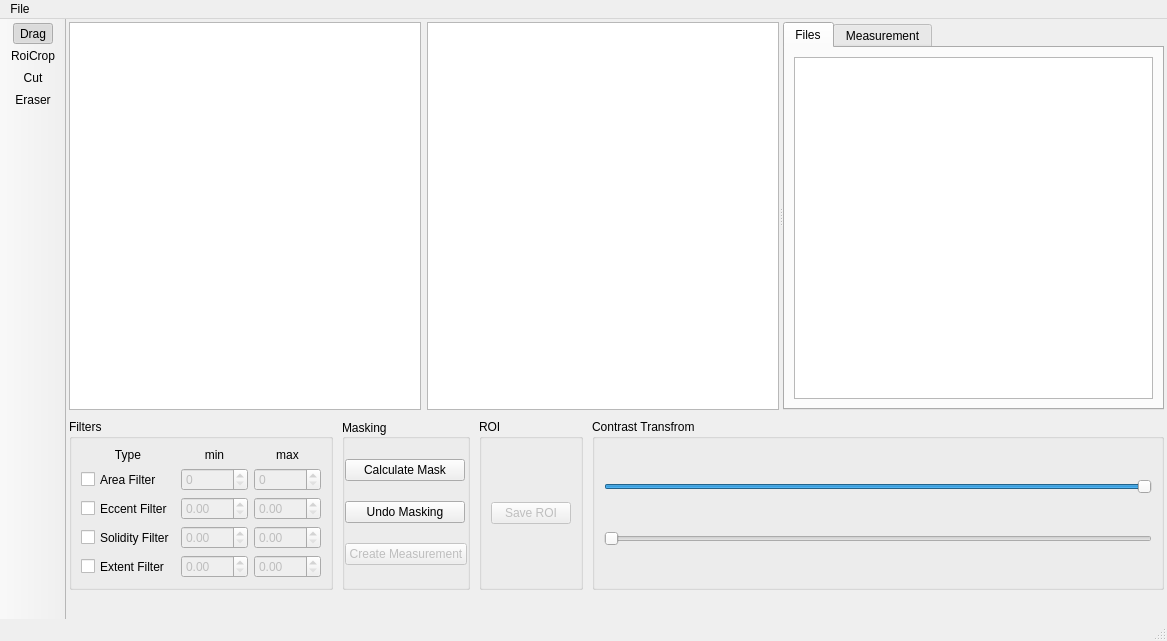
<?xml version="1.0" encoding="UTF-8"?>
<ui version="4.0">
 <class>MainWindow</class>
 <widget class="QMainWindow" name="MainWindow">
  <property name="enabled">
   <bool>true</bool>
  </property>
  <property name="geometry">
   <rect>
    <x>0</x>
    <y>0</y>
    <width>1167</width>
    <height>641</height>
   </rect>
  </property>
  <property name="sizePolicy">
   <sizepolicy hsizetype="Preferred" vsizetype="Preferred">
    <horstretch>0</horstretch>
    <verstretch>0</verstretch>
   </sizepolicy>
  </property>
  <property name="minimumSize">
   <size>
    <width>400</width>
    <height>225</height>
   </size>
  </property>
  <property name="maximumSize">
   <size>
    <width>16777215</width>
    <height>16777215</height>
   </size>
  </property>
  <property name="windowTitle">
   <string>STIM Tool</string>
  </property>
  <property name="windowIcon">
   <iconset>
    <normaloff>icons/meduni_logo.png</normaloff>icons/meduni_logo.png</iconset>
  </property>
  <widget class="QWidget" name="VLayout">
   <property name="sizePolicy">
    <sizepolicy hsizetype="MinimumExpanding" vsizetype="Preferred">
     <horstretch>0</horstretch>
     <verstretch>0</verstretch>
    </sizepolicy>
   </property>
   <layout class="QVBoxLayout" name="MainLayout" stretch="70,10,1">
    <property name="spacing">
     <number>9</number>
    </property>
    <property name="leftMargin">
     <number>3</number>
    </property>
    <property name="topMargin">
     <number>3</number>
    </property>
    <property name="rightMargin">
     <number>3</number>
    </property>
    <property name="bottomMargin">
     <number>0</number>
    </property>
    <item>
     <widget class="QSplitter" name="splitter">
      <property name="sizePolicy">
       <sizepolicy hsizetype="MinimumExpanding" vsizetype="Preferred">
        <horstretch>0</horstretch>
        <verstretch>0</verstretch>
       </sizepolicy>
      </property>
      <property name="minimumSize">
       <size>
        <width>320</width>
        <height>90</height>
       </size>
      </property>
      <property name="orientation">
       <enum>Qt::Horizontal</enum>
      </property>
      <widget class="QWidget" name="layoutWidget">
       <layout class="QHBoxLayout" name="displayLayout">
        <property name="leftMargin">
         <number>0</number>
        </property>
        <item>
         <widget class="QGraphicsView" name="placeholder2">
          <property name="sizePolicy">
           <sizepolicy hsizetype="MinimumExpanding" vsizetype="MinimumExpanding">
            <horstretch>0</horstretch>
            <verstretch>0</verstretch>
           </sizepolicy>
          </property>
          <property name="minimumSize">
           <size>
            <width>160</width>
            <height>90</height>
           </size>
          </property>
          <property name="alignment">
           <set>Qt::AlignJustify|Qt::AlignVCenter</set>
          </property>
         </widget>
        </item>
        <item>
         <widget class="QGraphicsView" name="placeholder1">
          <property name="sizePolicy">
           <sizepolicy hsizetype="MinimumExpanding" vsizetype="MinimumExpanding">
            <horstretch>0</horstretch>
            <verstretch>0</verstretch>
           </sizepolicy>
          </property>
          <property name="minimumSize">
           <size>
            <width>160</width>
            <height>90</height>
           </size>
          </property>
         </widget>
        </item>
       </layout>
      </widget>
      <widget class="QTabWidget" name="tabWidget">
       <property name="sizePolicy">
        <sizepolicy hsizetype="MinimumExpanding" vsizetype="Preferred">
         <horstretch>0</horstretch>
         <verstretch>0</verstretch>
        </sizepolicy>
       </property>
       <property name="minimumSize">
        <size>
         <width>140</width>
         <height>0</height>
        </size>
       </property>
       <property name="currentIndex">
        <number>0</number>
       </property>
       <widget class="QWidget" name="fb_hor">
        <attribute name="title">
         <string>Files</string>
        </attribute>
        <layout class="QVBoxLayout" name="verticalLayout_3">
         <item>
          <widget class="QTreeView" name="fileTree">
           <property name="contextMenuPolicy">
            <enum>Qt::CustomContextMenu</enum>
           </property>
          </widget>
         </item>
        </layout>
       </widget>
       <widget class="QWidget" name="tab_2">
        <attribute name="title">
         <string>Measurement</string>
        </attribute>
       </widget>
      </widget>
     </widget>
    </item>
    <item>
     <layout class="QHBoxLayout" name="ControlPanelLayout">
      <property name="leftMargin">
       <number>0</number>
      </property>
      <item>
       <widget class="QGroupBox" name="FilterGroupBox">
        <property name="title">
         <string>Filters</string>
        </property>
        <layout class="QGridLayout" name="gridLayout">
         <item row="0" column="0">
          <widget class="QLabel" name="label_3">
           <property name="sizePolicy">
            <sizepolicy hsizetype="Preferred" vsizetype="Preferred">
             <horstretch>0</horstretch>
             <verstretch>0</verstretch>
            </sizepolicy>
           </property>
           <property name="text">
            <string>Type</string>
           </property>
           <property name="alignment">
            <set>Qt::AlignCenter</set>
           </property>
          </widget>
         </item>
         <item row="0" column="2">
          <widget class="QLabel" name="label_2">
           <property name="sizePolicy">
            <sizepolicy hsizetype="Preferred" vsizetype="Preferred">
             <horstretch>0</horstretch>
             <verstretch>0</verstretch>
            </sizepolicy>
           </property>
           <property name="text">
            <string>max</string>
           </property>
           <property name="alignment">
            <set>Qt::AlignCenter</set>
           </property>
          </widget>
         </item>
         <item row="1" column="1">
          <widget class="QSpinBox" name="minAreaFilterSpinBox">
           <property name="enabled">
            <bool>false</bool>
           </property>
           <property name="sizePolicy">
            <sizepolicy hsizetype="Preferred" vsizetype="Preferred">
             <horstretch>0</horstretch>
             <verstretch>0</verstretch>
            </sizepolicy>
           </property>
           <property name="maximum">
            <number>361920</number>
           </property>
          </widget>
         </item>
         <item row="1" column="0">
          <widget class="QCheckBox" name="areaFilterCheckBox">
           <property name="sizePolicy">
            <sizepolicy hsizetype="Preferred" vsizetype="Preferred">
             <horstretch>0</horstretch>
             <verstretch>0</verstretch>
            </sizepolicy>
           </property>
           <property name="text">
            <string>Area Filter</string>
           </property>
           <property name="tristate">
            <bool>false</bool>
           </property>
          </widget>
         </item>
         <item row="1" column="2">
          <widget class="QSpinBox" name="maxAreaFilterSpinBox">
           <property name="enabled">
            <bool>false</bool>
           </property>
           <property name="sizePolicy">
            <sizepolicy hsizetype="Preferred" vsizetype="Preferred">
             <horstretch>0</horstretch>
             <verstretch>0</verstretch>
            </sizepolicy>
           </property>
           <property name="maximum">
            <number>361920</number>
           </property>
          </widget>
         </item>
         <item row="0" column="1">
          <widget class="QLabel" name="label">
           <property name="sizePolicy">
            <sizepolicy hsizetype="Preferred" vsizetype="Preferred">
             <horstretch>0</horstretch>
             <verstretch>0</verstretch>
            </sizepolicy>
           </property>
           <property name="text">
            <string>min</string>
           </property>
           <property name="alignment">
            <set>Qt::AlignCenter</set>
           </property>
          </widget>
         </item>
         <item row="2" column="2">
          <widget class="QDoubleSpinBox" name="maxEccentFilterSpinBox">
           <property name="enabled">
            <bool>false</bool>
           </property>
           <property name="sizePolicy">
            <sizepolicy hsizetype="Preferred" vsizetype="Preferred">
             <horstretch>0</horstretch>
             <verstretch>0</verstretch>
            </sizepolicy>
           </property>
           <property name="maximum">
            <double>1.000000000000000</double>
           </property>
           <property name="singleStep">
            <double>0.010000000000000</double>
           </property>
          </widget>
         </item>
         <item row="2" column="0">
          <widget class="QCheckBox" name="eccentFilterCheckBox">
           <property name="sizePolicy">
            <sizepolicy hsizetype="Preferred" vsizetype="Preferred">
             <horstretch>0</horstretch>
             <verstretch>0</verstretch>
            </sizepolicy>
           </property>
           <property name="text">
            <string>Eccent Filter</string>
           </property>
          </widget>
         </item>
         <item row="3" column="0">
          <widget class="QCheckBox" name="solidityFilterCheckBox">
           <property name="sizePolicy">
            <sizepolicy hsizetype="Preferred" vsizetype="Preferred">
             <horstretch>0</horstretch>
             <verstretch>0</verstretch>
            </sizepolicy>
           </property>
           <property name="text">
            <string>Solidity Filter</string>
           </property>
          </widget>
         </item>
         <item row="2" column="1">
          <widget class="QDoubleSpinBox" name="minEccentFilterSpinBox">
           <property name="enabled">
            <bool>false</bool>
           </property>
           <property name="sizePolicy">
            <sizepolicy hsizetype="Preferred" vsizetype="Preferred">
             <horstretch>0</horstretch>
             <verstretch>0</verstretch>
            </sizepolicy>
           </property>
           <property name="maximum">
            <double>1.000000000000000</double>
           </property>
           <property name="singleStep">
            <double>0.010000000000000</double>
           </property>
          </widget>
         </item>
         <item row="4" column="2">
          <widget class="QDoubleSpinBox" name="maxExtentFilterSpinBox">
           <property name="enabled">
            <bool>false</bool>
           </property>
           <property name="sizePolicy">
            <sizepolicy hsizetype="Preferred" vsizetype="Preferred">
             <horstretch>0</horstretch>
             <verstretch>0</verstretch>
            </sizepolicy>
           </property>
           <property name="maximum">
            <double>1.000000000000000</double>
           </property>
           <property name="singleStep">
            <double>0.010000000000000</double>
           </property>
          </widget>
         </item>
         <item row="3" column="2">
          <widget class="QDoubleSpinBox" name="maxSolidityFilterSpinBox">
           <property name="enabled">
            <bool>false</bool>
           </property>
           <property name="sizePolicy">
            <sizepolicy hsizetype="Preferred" vsizetype="Preferred">
             <horstretch>0</horstretch>
             <verstretch>0</verstretch>
            </sizepolicy>
           </property>
           <property name="maximum">
            <double>1.000000000000000</double>
           </property>
           <property name="singleStep">
            <double>0.010000000000000</double>
           </property>
          </widget>
         </item>
         <item row="3" column="1">
          <widget class="QDoubleSpinBox" name="minSolidityFilterSpinBox">
           <property name="enabled">
            <bool>false</bool>
           </property>
           <property name="sizePolicy">
            <sizepolicy hsizetype="Preferred" vsizetype="Preferred">
             <horstretch>0</horstretch>
             <verstretch>0</verstretch>
            </sizepolicy>
           </property>
           <property name="maximum">
            <double>1.000000000000000</double>
           </property>
           <property name="singleStep">
            <double>0.010000000000000</double>
           </property>
          </widget>
         </item>
         <item row="4" column="1">
          <widget class="QDoubleSpinBox" name="minExtentFilterSpinBox">
           <property name="enabled">
            <bool>false</bool>
           </property>
           <property name="sizePolicy">
            <sizepolicy hsizetype="Preferred" vsizetype="Preferred">
             <horstretch>0</horstretch>
             <verstretch>0</verstretch>
            </sizepolicy>
           </property>
           <property name="maximum">
            <double>1.000000000000000</double>
           </property>
           <property name="singleStep">
            <double>0.010000000000000</double>
           </property>
          </widget>
         </item>
         <item row="4" column="0">
          <widget class="QCheckBox" name="extentFilterCheckBox">
           <property name="sizePolicy">
            <sizepolicy hsizetype="Preferred" vsizetype="Preferred">
             <horstretch>0</horstretch>
             <verstretch>0</verstretch>
            </sizepolicy>
           </property>
           <property name="text">
            <string>Extent Filter</string>
           </property>
          </widget>
         </item>
        </layout>
       </widget>
      </item>
      <item>
       <widget class="QGroupBox" name="MaskGroupBox">
        <property name="sizePolicy">
         <sizepolicy hsizetype="Maximum" vsizetype="Preferred">
          <horstretch>0</horstretch>
          <verstretch>0</verstretch>
         </sizepolicy>
        </property>
        <property name="title">
         <string>Masking</string>
        </property>
        <property name="alignment">
         <set>Qt::AlignLeading|Qt::AlignLeft|Qt::AlignVCenter</set>
        </property>
        <layout class="QGridLayout" name="gridLayout_3" rowstretch="0,0,0">
         <property name="leftMargin">
          <number>0</number>
         </property>
         <property name="topMargin">
          <number>0</number>
         </property>
         <property name="rightMargin">
          <number>0</number>
         </property>
         <property name="bottomMargin">
          <number>0</number>
         </property>
         <property name="spacing">
          <number>0</number>
         </property>
         <item row="2" column="0">
          <widget class="QPushButton" name="doMeasurementButton">
           <property name="enabled">
            <bool>false</bool>
           </property>
           <property name="sizePolicy">
            <sizepolicy hsizetype="Maximum" vsizetype="Maximum">
             <horstretch>0</horstretch>
             <verstretch>0</verstretch>
            </sizepolicy>
           </property>
           <property name="minimumSize">
            <size>
             <width>120</width>
             <height>20</height>
            </size>
           </property>
           <property name="text">
            <string>Create Measurement</string>
           </property>
          </widget>
         </item>
         <item row="0" column="0">
          <widget class="QPushButton" name="maskButton">
           <property name="enabled">
            <bool>true</bool>
           </property>
           <property name="sizePolicy">
            <sizepolicy hsizetype="Maximum" vsizetype="Maximum">
             <horstretch>0</horstretch>
             <verstretch>0</verstretch>
            </sizepolicy>
           </property>
           <property name="minimumSize">
            <size>
             <width>120</width>
             <height>20</height>
            </size>
           </property>
           <property name="maximumSize">
            <size>
             <width>16777215</width>
             <height>16777215</height>
            </size>
           </property>
           <property name="cursor">
            <cursorShape>ArrowCursor</cursorShape>
           </property>
           <property name="text">
            <string>Calculate Mask</string>
           </property>
           <property name="iconSize">
            <size>
             <width>16</width>
             <height>16</height>
            </size>
           </property>
          </widget>
         </item>
         <item row="1" column="0">
          <widget class="QPushButton" name="undoMaskButton">
           <property name="sizePolicy">
            <sizepolicy hsizetype="Maximum" vsizetype="Maximum">
             <horstretch>0</horstretch>
             <verstretch>0</verstretch>
            </sizepolicy>
           </property>
           <property name="minimumSize">
            <size>
             <width>120</width>
             <height>20</height>
            </size>
           </property>
           <property name="text">
            <string>Undo Masking</string>
           </property>
          </widget>
         </item>
        </layout>
       </widget>
      </item>
      <item>
       <widget class="QGroupBox" name="roiGroupBox">
        <property name="title">
         <string>ROI</string>
        </property>
        <layout class="QVBoxLayout" name="verticalLayout_2">
         <item>
          <widget class="QPushButton" name="saveRoiButton">
           <property name="enabled">
            <bool>false</bool>
           </property>
           <property name="text">
            <string>Save ROI</string>
           </property>
          </widget>
         </item>
        </layout>
       </widget>
      </item>
      <item>
       <widget class="QGroupBox" name="contrastTransormGroupbox">
        <property name="enabled">
         <bool>true</bool>
        </property>
        <property name="title">
         <string>Contrast Transfrom</string>
        </property>
        <layout class="QVBoxLayout" name="verticalLayout">
         <item>
          <widget class="QSlider" name="contrastTransformSlider_1">
           <property name="enabled">
            <bool>true</bool>
           </property>
           <property name="sizePolicy">
            <sizepolicy hsizetype="MinimumExpanding" vsizetype="Fixed">
             <horstretch>0</horstretch>
             <verstretch>0</verstretch>
            </sizepolicy>
           </property>
           <property name="minimum">
            <number>0</number>
           </property>
           <property name="maximum">
            <number>255</number>
           </property>
           <property name="singleStep">
            <number>1</number>
           </property>
           <property name="value">
            <number>255</number>
           </property>
           <property name="sliderPosition">
            <number>255</number>
           </property>
           <property name="tracking">
            <bool>true</bool>
           </property>
           <property name="orientation">
            <enum>Qt::Horizontal</enum>
           </property>
           <property name="invertedAppearance">
            <bool>false</bool>
           </property>
           <property name="invertedControls">
            <bool>true</bool>
           </property>
          </widget>
         </item>
         <item>
          <widget class="QSlider" name="contrastTransformSlider_2">
           <property name="enabled">
            <bool>true</bool>
           </property>
           <property name="sizePolicy">
            <sizepolicy hsizetype="MinimumExpanding" vsizetype="Fixed">
             <horstretch>0</horstretch>
             <verstretch>0</verstretch>
            </sizepolicy>
           </property>
           <property name="minimum">
            <number>0</number>
           </property>
           <property name="maximum">
            <number>255</number>
           </property>
           <property name="singleStep">
            <number>1</number>
           </property>
           <property name="sliderPosition">
            <number>0</number>
           </property>
           <property name="tracking">
            <bool>true</bool>
           </property>
           <property name="orientation">
            <enum>Qt::Horizontal</enum>
           </property>
           <property name="invertedAppearance">
            <bool>false</bool>
           </property>
           <property name="invertedControls">
            <bool>false</bool>
           </property>
          </widget>
         </item>
        </layout>
       </widget>
      </item>
     </layout>
    </item>
    <item>
     <widget class="QLabel" name="bottomLabel">
      <property name="enabled">
       <bool>true</bool>
      </property>
      <property name="sizePolicy">
       <sizepolicy hsizetype="MinimumExpanding" vsizetype="Maximum">
        <horstretch>0</horstretch>
        <verstretch>0</verstretch>
       </sizepolicy>
      </property>
      <property name="minimumSize">
       <size>
        <width>10</width>
        <height>20</height>
       </size>
      </property>
      <property name="maximumSize">
       <size>
        <width>16777215</width>
        <height>16777215</height>
       </size>
      </property>
      <property name="text">
       <string/>
      </property>
     </widget>
    </item>
   </layout>
  </widget>
  <widget class="QStatusBar" name="statusbar"/>
  <widget class="QMenuBar" name="menubar">
   <property name="geometry">
    <rect>
     <x>0</x>
     <y>0</y>
     <width>1167</width>
     <height>21</height>
    </rect>
   </property>
   <widget class="QMenu" name="menuFile">
    <property name="title">
     <string>File</string>
    </property>
    <addaction name="openAction"/>
    <addaction name="separator"/>
    <addaction name="exitAction"/>
   </widget>
   <addaction name="menuFile"/>
  </widget>
  <widget class="QToolBar" name="toolBar">
   <property name="sizePolicy">
    <sizepolicy hsizetype="Fixed" vsizetype="Preferred">
     <horstretch>0</horstretch>
     <verstretch>0</verstretch>
    </sizepolicy>
   </property>
   <property name="minimumSize">
    <size>
     <width>10</width>
     <height>10</height>
    </size>
   </property>
   <property name="windowTitle">
    <string>toolBar</string>
   </property>
   <property name="movable">
    <bool>false</bool>
   </property>
   <attribute name="toolBarArea">
    <enum>LeftToolBarArea</enum>
   </attribute>
   <attribute name="toolBarBreak">
    <bool>false</bool>
   </attribute>
   <addaction name="dragAction"/>
   <addaction name="roiAction"/>
   <addaction name="cutAction"/>
   <addaction name="eraseAction"/>
  </widget>
  <action name="openAction">
   <property name="text">
    <string>Open</string>
   </property>
   <property name="toolTip">
    <string>Open</string>
   </property>
   <property name="shortcut">
    <string extracomment="Ctrl+O">Ctrl+O</string>
   </property>
  </action>
  <action name="exitAction">
   <property name="text">
    <string>Exit</string>
   </property>
   <property name="shortcut">
    <string>Ctrl+Q</string>
   </property>
  </action>
  <action name="roiAction">
   <property name="checkable">
    <bool>true</bool>
   </property>
   <property name="icon">
    <iconset>
     <normaloff>icons/roi_icon.ico</normaloff>icons/roi_icon.ico</iconset>
   </property>
   <property name="text">
    <string>RoiCrop</string>
   </property>
   <property name="shortcut">
    <string>Ctrl+R</string>
   </property>
  </action>
  <action name="dragAction">
   <property name="checkable">
    <bool>true</bool>
   </property>
   <property name="checked">
    <bool>true</bool>
   </property>
   <property name="icon">
    <iconset>
     <normaloff>icons/drap_icon.ico</normaloff>icons/drap_icon.ico</iconset>
   </property>
   <property name="text">
    <string>Drag</string>
   </property>
   <property name="shortcut">
    <string>Ctrl+D</string>
   </property>
  </action>
  <action name="cutAction">
   <property name="checkable">
    <bool>true</bool>
   </property>
   <property name="icon">
    <iconset>
     <normaloff>icons/cut.ico</normaloff>icons/cut.ico</iconset>
   </property>
   <property name="text">
    <string>Cut</string>
   </property>
   <property name="shortcut">
    <string>Ctrl+C</string>
   </property>
  </action>
  <action name="eraseAction">
   <property name="checkable">
    <bool>true</bool>
   </property>
   <property name="checked">
    <bool>false</bool>
   </property>
   <property name="enabled">
    <bool>true</bool>
   </property>
   <property name="icon">
    <iconset>
     <normaloff>icons/eraser.ico</normaloff>icons/eraser.ico</iconset>
   </property>
   <property name="text">
    <string>Eraser</string>
   </property>
   <property name="shortcut">
    <string>Ctrl+E</string>
   </property>
  </action>
 </widget>
 <resources/>
 <connections>
  <connection>
   <sender>areaFilterCheckBox</sender>
   <signal>toggled(bool)</signal>
   <receiver>minAreaFilterSpinBox</receiver>
   <slot>setEnabled(bool)</slot>
   <hints>
    <hint type="sourcelabel">
     <x>77</x>
     <y>504</y>
    </hint>
    <hint type="destinationlabel">
     <x>170</x>
     <y>504</y>
    </hint>
   </hints>
  </connection>
  <connection>
   <sender>areaFilterCheckBox</sender>
   <signal>toggled(bool)</signal>
   <receiver>maxAreaFilterSpinBox</receiver>
   <slot>setEnabled(bool)</slot>
   <hints>
    <hint type="sourcelabel">
     <x>93</x>
     <y>504</y>
    </hint>
    <hint type="destinationlabel">
     <x>237</x>
     <y>504</y>
    </hint>
   </hints>
  </connection>
  <connection>
   <sender>eccentFilterCheckBox</sender>
   <signal>toggled(bool)</signal>
   <receiver>minEccentFilterSpinBox</receiver>
   <slot>setEnabled(bool)</slot>
   <hints>
    <hint type="sourcelabel">
     <x>128</x>
     <y>530</y>
    </hint>
    <hint type="destinationlabel">
     <x>199</x>
     <y>530</y>
    </hint>
   </hints>
  </connection>
  <connection>
   <sender>eccentFilterCheckBox</sender>
   <signal>toggled(bool)</signal>
   <receiver>maxEccentFilterSpinBox</receiver>
   <slot>setEnabled(bool)</slot>
   <hints>
    <hint type="sourcelabel">
     <x>112</x>
     <y>530</y>
    </hint>
    <hint type="destinationlabel">
     <x>266</x>
     <y>530</y>
    </hint>
   </hints>
  </connection>
  <connection>
   <sender>solidityFilterCheckBox</sender>
   <signal>toggled(bool)</signal>
   <receiver>minSolidityFilterSpinBox</receiver>
   <slot>setEnabled(bool)</slot>
   <hints>
    <hint type="sourcelabel">
     <x>132</x>
     <y>555</y>
    </hint>
    <hint type="destinationlabel">
     <x>199</x>
     <y>555</y>
    </hint>
   </hints>
  </connection>
  <connection>
   <sender>solidityFilterCheckBox</sender>
   <signal>toggled(bool)</signal>
   <receiver>maxSolidityFilterSpinBox</receiver>
   <slot>setEnabled(bool)</slot>
   <hints>
    <hint type="sourcelabel">
     <x>123</x>
     <y>555</y>
    </hint>
    <hint type="destinationlabel">
     <x>266</x>
     <y>555</y>
    </hint>
   </hints>
  </connection>
  <connection>
   <sender>extentFilterCheckBox</sender>
   <signal>toggled(bool)</signal>
   <receiver>minExtentFilterSpinBox</receiver>
   <slot>setEnabled(bool)</slot>
   <hints>
    <hint type="sourcelabel">
     <x>131</x>
     <y>580</y>
    </hint>
    <hint type="destinationlabel">
     <x>199</x>
     <y>580</y>
    </hint>
   </hints>
  </connection>
  <connection>
   <sender>extentFilterCheckBox</sender>
   <signal>toggled(bool)</signal>
   <receiver>maxExtentFilterSpinBox</receiver>
   <slot>setEnabled(bool)</slot>
   <hints>
    <hint type="sourcelabel">
     <x>102</x>
     <y>580</y>
    </hint>
    <hint type="destinationlabel">
     <x>266</x>
     <y>580</y>
    </hint>
   </hints>
  </connection>
  <connection>
   <sender>maskButton</sender>
   <signal>clicked(bool)</signal>
   <receiver>contrastTransformSlider_1</receiver>
   <slot>setEnabled(bool)</slot>
   <hints>
    <hint type="sourcelabel">
     <x>403</x>
     <y>496</y>
    </hint>
    <hint type="destinationlabel">
     <x>972</x>
     <y>497</y>
    </hint>
   </hints>
  </connection>
  <connection>
   <sender>undoMaskButton</sender>
   <signal>clicked(bool)</signal>
   <receiver>contrastTransformSlider_1</receiver>
   <slot>setDisabled(bool)</slot>
   <hints>
    <hint type="sourcelabel">
     <x>403</x>
     <y>534</y>
    </hint>
    <hint type="destinationlabel">
     <x>972</x>
     <y>497</y>
    </hint>
   </hints>
  </connection>
  <connection>
   <sender>maskButton</sender>
   <signal>clicked(bool)</signal>
   <receiver>contrastTransformSlider_2</receiver>
   <slot>setEnabled(bool)</slot>
   <hints>
    <hint type="sourcelabel">
     <x>403</x>
     <y>496</y>
    </hint>
    <hint type="destinationlabel">
     <x>1127</x>
     <y>559</y>
    </hint>
   </hints>
  </connection>
  <connection>
   <sender>undoMaskButton</sender>
   <signal>clicked(bool)</signal>
   <receiver>contrastTransformSlider_2</receiver>
   <slot>setDisabled(bool)</slot>
   <hints>
    <hint type="sourcelabel">
     <x>338</x>
     <y>531</y>
    </hint>
    <hint type="destinationlabel">
     <x>1127</x>
     <y>559</y>
    </hint>
   </hints>
  </connection>
  <connection>
   <sender>maskButton</sender>
   <signal>clicked(bool)</signal>
   <receiver>doMeasurementButton</receiver>
   <slot>setDisabled(bool)</slot>
   <hints>
    <hint type="sourcelabel">
     <x>403</x>
     <y>496</y>
    </hint>
    <hint type="destinationlabel">
     <x>403</x>
     <y>572</y>
    </hint>
   </hints>
  </connection>
  <connection>
   <sender>undoMaskButton</sender>
   <signal>clicked(bool)</signal>
   <receiver>doMeasurementButton</receiver>
   <slot>setEnabled(bool)</slot>
   <hints>
    <hint type="sourcelabel">
     <x>290</x>
     <y>529</y>
    </hint>
    <hint type="destinationlabel">
     <x>403</x>
     <y>572</y>
    </hint>
   </hints>
  </connection>
  <connection>
   <sender>roiAction</sender>
   <signal>toggled(bool)</signal>
   <receiver>saveRoiButton</receiver>
   <slot>setEnabled(bool)</slot>
   <hints>
    <hint type="sourcelabel">
     <x>-1</x>
     <y>-1</y>
    </hint>
    <hint type="destinationlabel">
     <x>458</x>
     <y>524</y>
    </hint>
   </hints>
  </connection>
  <connection>
   <sender>roiAction</sender>
   <signal>toggled(bool)</signal>
   <receiver>FilterGroupBox</receiver>
   <slot>setDisabled(bool)</slot>
   <hints>
    <hint type="sourcelabel">
     <x>-1</x>
     <y>-1</y>
    </hint>
    <hint type="destinationlabel">
     <x>157</x>
     <y>517</y>
    </hint>
   </hints>
  </connection>
  <connection>
   <sender>roiAction</sender>
   <signal>toggled(bool)</signal>
   <receiver>MaskGroupBox</receiver>
   <slot>setDisabled(bool)</slot>
   <hints>
    <hint type="sourcelabel">
     <x>-1</x>
     <y>-1</y>
    </hint>
    <hint type="destinationlabel">
     <x>343</x>
     <y>517</y>
    </hint>
   </hints>
  </connection>
  <connection>
   <sender>roiAction</sender>
   <signal>toggled(bool)</signal>
   <receiver>contrastTransormGroupbox</receiver>
   <slot>setDisabled(bool)</slot>
   <hints>
    <hint type="sourcelabel">
     <x>-1</x>
     <y>-1</y>
    </hint>
    <hint type="destinationlabel">
     <x>837</x>
     <y>517</y>
    </hint>
   </hints>
  </connection>
 </connections>
</ui>
